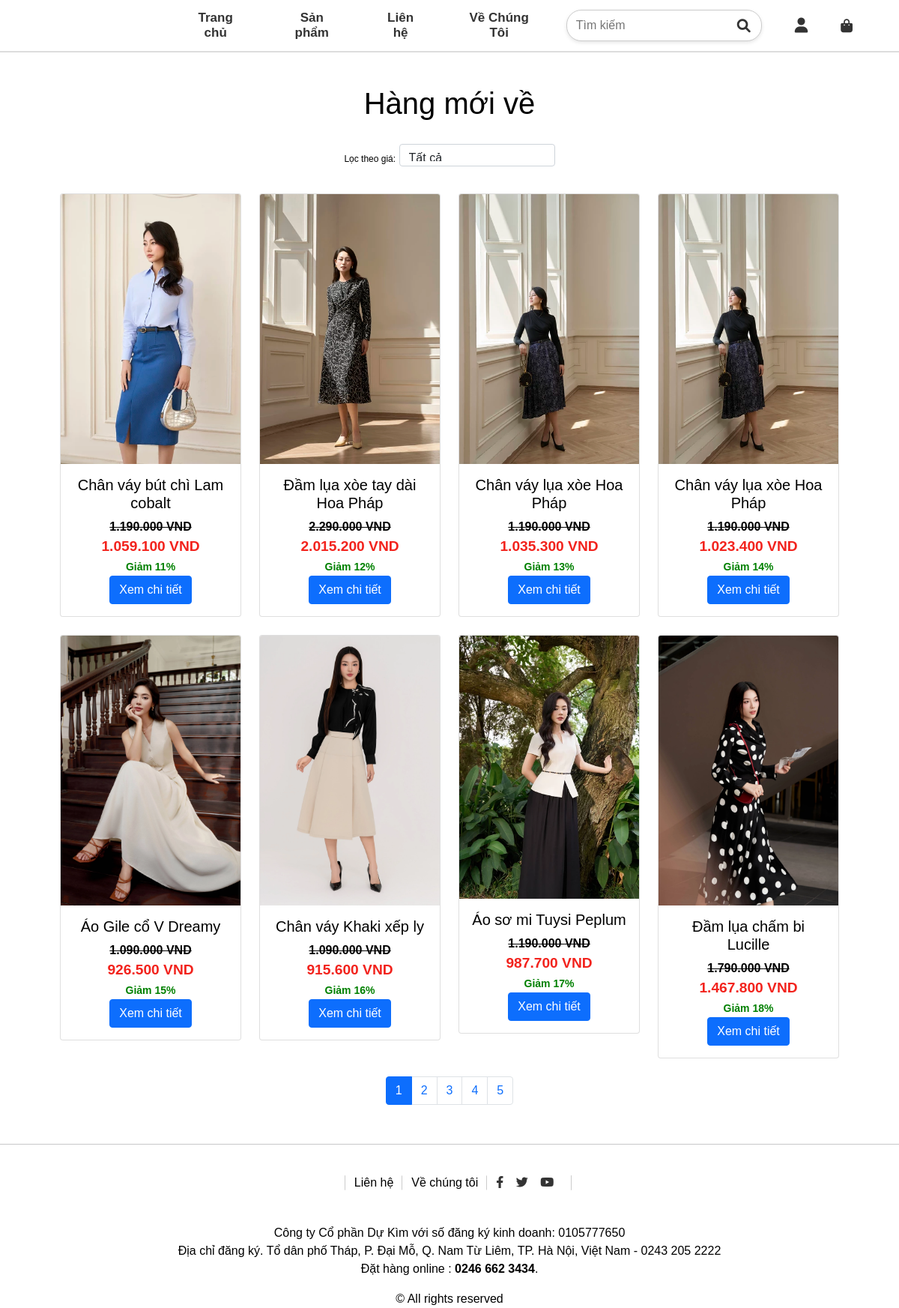
The app's page /khachhang/productlist.php with its own data.
### tables this page shows
CREATE TABLE `products` (
  `product_id` int(11) NOT NULL,
  `product_name` varchar(255) NOT NULL,
  `product_description` text DEFAULT NULL,
  `product_price` decimal(10,2) NOT NULL,
  `product_sale` int(11) NOT NULL,
  `product_quantity` int(11) NOT NULL,
  `product_image` varchar(255) DEFAULT NULL,
  `brand_id` int(11) DEFAULT NULL,
  `created_at` timestamp NOT NULL DEFAULT current_timestamp(),
  `updated_at` timestamp NOT NULL DEFAULT current_timestamp() ON UPDATE current_timestamp(),
  `product_color_image` varchar(255) DEFAULT NULL,
  `product_color_name` varchar(255) DEFAULT NULL,
  `remarkable` tinyint(1) DEFAULT 0,
  `price_sale` decimal(10,2) GENERATED ALWAYS AS (`product_price` - `product_price` * `product_sale` / 100) STORED,
  `product_size` int(11) NOT NULL
);

### khachhang/productlist.php (the view, shortened to what this page needs)
<?php
include 'header.php';
$db = new Database();
$conn = $db->conn;
?>
<div class="container">
    <div class="row">
        <div class="col-12">
            <h1 class="text-center my-4">Hàng mới về</h1>
            <div class="filter-section text-center my-4">
                <label for="priceFilter" class="mr-2">Lọc theo giá:</label>
                <select id="priceFilter" class="form-control d-inline-block w-auto">
                    <option value="all">Tất cả</option>
                </select>
            </div>
            <div class="row" id="Table">
                <?php
                $query = "SELECT products.*, brands.brand_name
                          FROM products
                          INNER JOIN brands ON products.brand_id = brands.brand_id
                          ORDER BY products.product_id";
                $stmt = $conn->prepare($query);
                if ($stmt->execute()) {
                    $result = $stmt->get_result();
                    if ($result && $result->num_rows > 0) {
                        while ($product = $result->fetch_assoc()) {
                ?>
                            <div class="col-md-3 col-sm-6 mb-4">
                                <div class="card">
                                    <img src="../uploads/<?php echo htmlspecialchars($product['product_image']); ?>" class="card-img-top" alt="Product Image">
                                    <div class="card-body text-center">
                                    <h5 class="card-title"><?php echo htmlspecialchars($product['product_name']); ?></h5>
                                    <span style="text-decoration: line-through; color: black; font-weight: bold;">
                                        <?php echo number_format($product['product_price'], 0, ',', '.') . ' VND'; ?>
                                    </span><br>
                                    <span style="font-weight: bold; font-size: 1.2em; color: #f2231d;">
                                        <?php echo number_format($product['price_sale'], 0, ',', '.') . ' VND'; ?>
                                    </span>
                                    <br>
                                    <small style="color: green; font-weight: bold;">
                                        Giảm <?php echo $product['product_sale']; ?>%
                                    </small>
                                    <br>
                                    <a href="product.php?product_id=<?php echo $product['product_id']; ?>" class="btn btn-primary">Xem chi tiết</a>
                                </div>
                                </div>
                            </div>
                <?php
                        }
                    } else {
                        echo "<div class='col-12'><p class='text-center'>Không có sản phẩm nào</p></div>";
                    }
                } else {
                    echo "<div class='col-12'><p class='text-center text-danger'>Lỗi truy vấn dữ liệu</p></div>";
                }
                ?>
            </div>
        </div>
    </div>
    <div class="row">
        <nav>
            <ul class="pagination justify-content-center" id="pagination"></ul>
        </nav>
    </div>
</div>
<?php
include 'footer.php';
?>

### styles1.css (style rules this page uses)
* { margin: 0; padding: 0; box-sizing: border-box; font-family: Arial, Helvetica, sans-serif; }
body { padding-top: 70px; }
a { text-decoration: none; color: black; }
.row { display: flex; flex-wrap: wrap; }
.container { width: 100%; margin: 0 auto; padding: 20px; }
select { padding: 8px 12px; font-size: 14px; border: 1px solid #ccc; border-radius: 4px; }
.container { width: 90%; max-width: 1200px; margin: 0 auto; }
.payment-content-left p,label { font-size: 12px; font-family: var(--main-text-font); }

### styles_admin.css (style rules this page uses)
* { margin: 0; padding: 0; box-sizing: border-box; color: black; outline: none; }
a { text-decoration: none; }
ul { list-style: none; }
.admin-content-right-product_add input,select { width: 100%; height: 30px; display: block; margin: 6px 0 12px; padding-left: 12px; }

### records on screen
products: product_image (picture), product_name "Chân váy bút chì Lam cobalt", product_price "1.190.000", price_sale "1.059.100", product_sale "11"
products: product_image (picture), product_name "Đầm lụa xòe tay dài Hoa Pháp", product_price "2.290.000", price_sale "2.015.200", product_sale "12"
products: product_image (picture), product_name "Chân váy lụa xòe Hoa Pháp", product_price "1.190.000", price_sale "1.035.300", product_sale "13"
products: product_image (picture), product_name "Chân váy lụa xòe Hoa Pháp", product_price "1.190.000", price_sale "1.023.400", product_sale "14"
products: product_image (picture), product_name "Áo Gile cổ V Dreamy", product_price "1.090.000", price_sale "926.500", product_sale "15"
products: product_image (picture), product_name "Chân váy Khaki xếp ly", product_price "1.090.000", price_sale "915.600", product_sale "16"
products: product_image (picture), product_name "Áo sơ mi Tuysi Peplum", product_price "1.190.000", price_sale "987.700", product_sale "17"
products: product_image (picture), product_name "Đầm lụa chấm bi Lucille", product_price "1.790.000", price_sale "1.467.800", product_sale "18"
